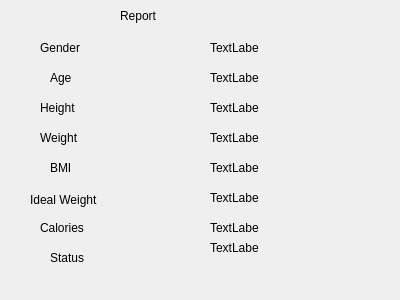
<?xml version="1.0" encoding="UTF-8"?>
<ui version="4.0">
 <class>Report</class>
 <widget class="QWidget" name="Report">
  <property name="geometry">
   <rect>
    <x>0</x>
    <y>0</y>
    <width>400</width>
    <height>300</height>
   </rect>
  </property>
  <property name="windowTitle">
   <string>Form</string>
  </property>
  <widget class="QLabel" name="label">
   <property name="geometry">
    <rect>
     <x>40</x>
     <y>40</y>
     <width>49</width>
     <height>16</height>
    </rect>
   </property>
   <property name="text">
    <string>Gender</string>
   </property>
  </widget>
  <widget class="QLabel" name="label_2">
   <property name="geometry">
    <rect>
     <x>50</x>
     <y>70</y>
     <width>49</width>
     <height>16</height>
    </rect>
   </property>
   <property name="text">
    <string>Age</string>
   </property>
  </widget>
  <widget class="QLabel" name="label_3">
   <property name="geometry">
    <rect>
     <x>40</x>
     <y>100</y>
     <width>49</width>
     <height>16</height>
    </rect>
   </property>
   <property name="text">
    <string>Height</string>
   </property>
  </widget>
  <widget class="QLabel" name="label_4">
   <property name="geometry">
    <rect>
     <x>40</x>
     <y>130</y>
     <width>49</width>
     <height>16</height>
    </rect>
   </property>
   <property name="text">
    <string>Weight</string>
   </property>
  </widget>
  <widget class="QLabel" name="label_5">
   <property name="geometry">
    <rect>
     <x>30</x>
     <y>190</y>
     <width>71</width>
     <height>20</height>
    </rect>
   </property>
   <property name="text">
    <string>Ideal Weight</string>
   </property>
  </widget>
  <widget class="QLabel" name="label_6">
   <property name="geometry">
    <rect>
     <x>40</x>
     <y>220</y>
     <width>49</width>
     <height>16</height>
    </rect>
   </property>
   <property name="text">
    <string>Calories</string>
   </property>
  </widget>
  <widget class="QLabel" name="label_7">
   <property name="geometry">
    <rect>
     <x>50</x>
     <y>250</y>
     <width>49</width>
     <height>16</height>
    </rect>
   </property>
   <property name="text">
    <string>Status</string>
   </property>
  </widget>
  <widget class="QLabel" name="label_8">
   <property name="geometry">
    <rect>
     <x>50</x>
     <y>160</y>
     <width>49</width>
     <height>16</height>
    </rect>
   </property>
   <property name="text">
    <string>BMI</string>
   </property>
  </widget>
  <widget class="QLabel" name="lbl_gender">
   <property name="geometry">
    <rect>
     <x>210</x>
     <y>40</y>
     <width>49</width>
     <height>16</height>
    </rect>
   </property>
   <property name="text">
    <string>TextLabel</string>
   </property>
  </widget>
  <widget class="QLabel" name="lbl_age">
   <property name="geometry">
    <rect>
     <x>210</x>
     <y>70</y>
     <width>49</width>
     <height>16</height>
    </rect>
   </property>
   <property name="text">
    <string>TextLabel</string>
   </property>
  </widget>
  <widget class="QLabel" name="lbl_height">
   <property name="geometry">
    <rect>
     <x>210</x>
     <y>100</y>
     <width>49</width>
     <height>16</height>
    </rect>
   </property>
   <property name="text">
    <string>TextLabel</string>
   </property>
  </widget>
  <widget class="QLabel" name="lbl_weight">
   <property name="geometry">
    <rect>
     <x>210</x>
     <y>130</y>
     <width>49</width>
     <height>16</height>
    </rect>
   </property>
   <property name="text">
    <string>TextLabel</string>
   </property>
  </widget>
  <widget class="QLabel" name="lbl_bmi">
   <property name="geometry">
    <rect>
     <x>210</x>
     <y>160</y>
     <width>49</width>
     <height>16</height>
    </rect>
   </property>
   <property name="text">
    <string>TextLabel</string>
   </property>
  </widget>
  <widget class="QLabel" name="lbl_ideal">
   <property name="geometry">
    <rect>
     <x>210</x>
     <y>190</y>
     <width>49</width>
     <height>16</height>
    </rect>
   </property>
   <property name="text">
    <string>TextLabel</string>
   </property>
  </widget>
  <widget class="QLabel" name="lbl_cal">
   <property name="geometry">
    <rect>
     <x>210</x>
     <y>220</y>
     <width>49</width>
     <height>16</height>
    </rect>
   </property>
   <property name="text">
    <string>TextLabel</string>
   </property>
  </widget>
  <widget class="QLabel" name="lbl_stat">
   <property name="geometry">
    <rect>
     <x>210</x>
     <y>240</y>
     <width>49</width>
     <height>16</height>
    </rect>
   </property>
   <property name="text">
    <string>TextLabel</string>
   </property>
  </widget>
  <widget class="QLabel" name="label_17">
   <property name="geometry">
    <rect>
     <x>120</x>
     <y>0</y>
     <width>101</width>
     <height>31</height>
    </rect>
   </property>
   <property name="text">
    <string>Report</string>
   </property>
  </widget>
 </widget>
 <resources/>
 <connections/>
</ui>
